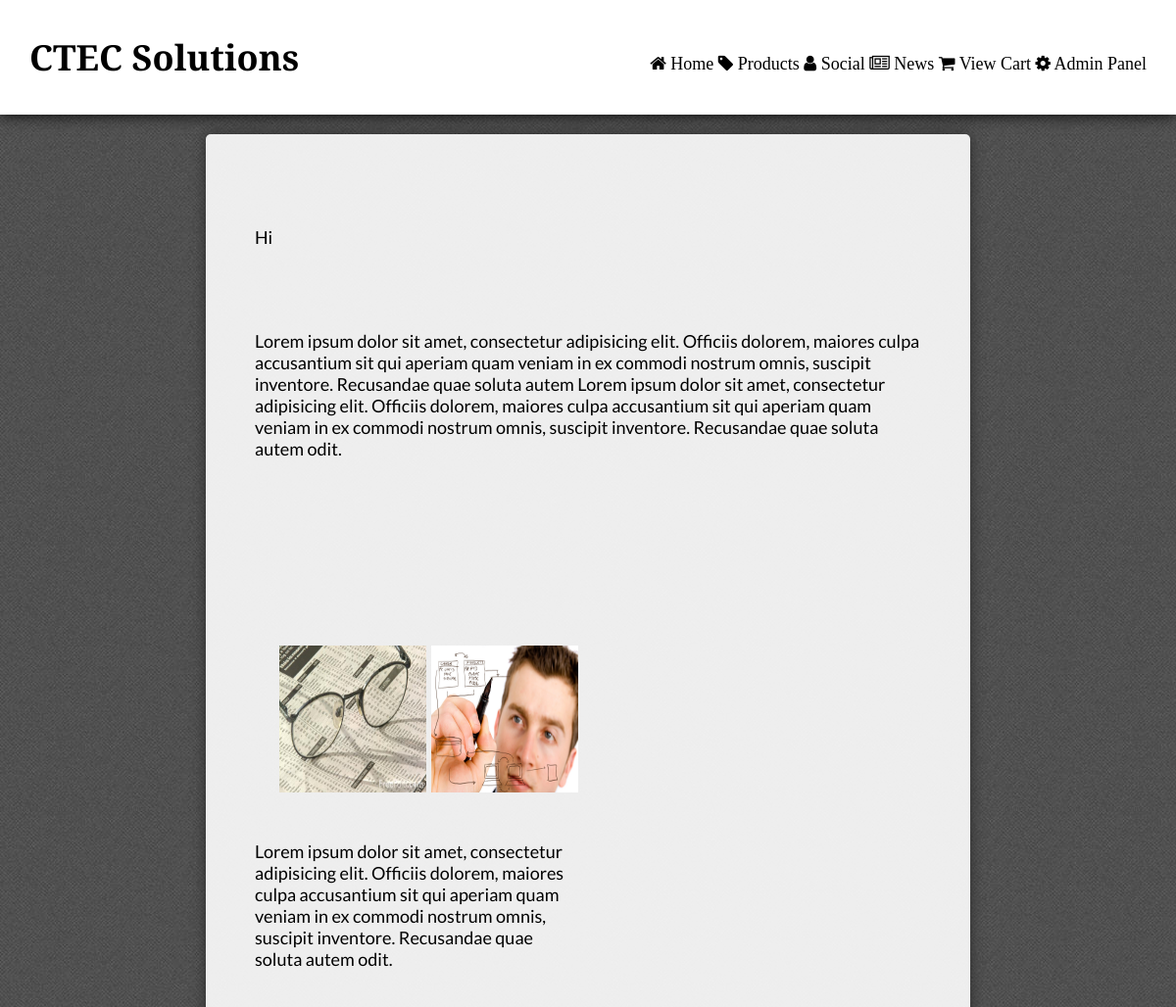
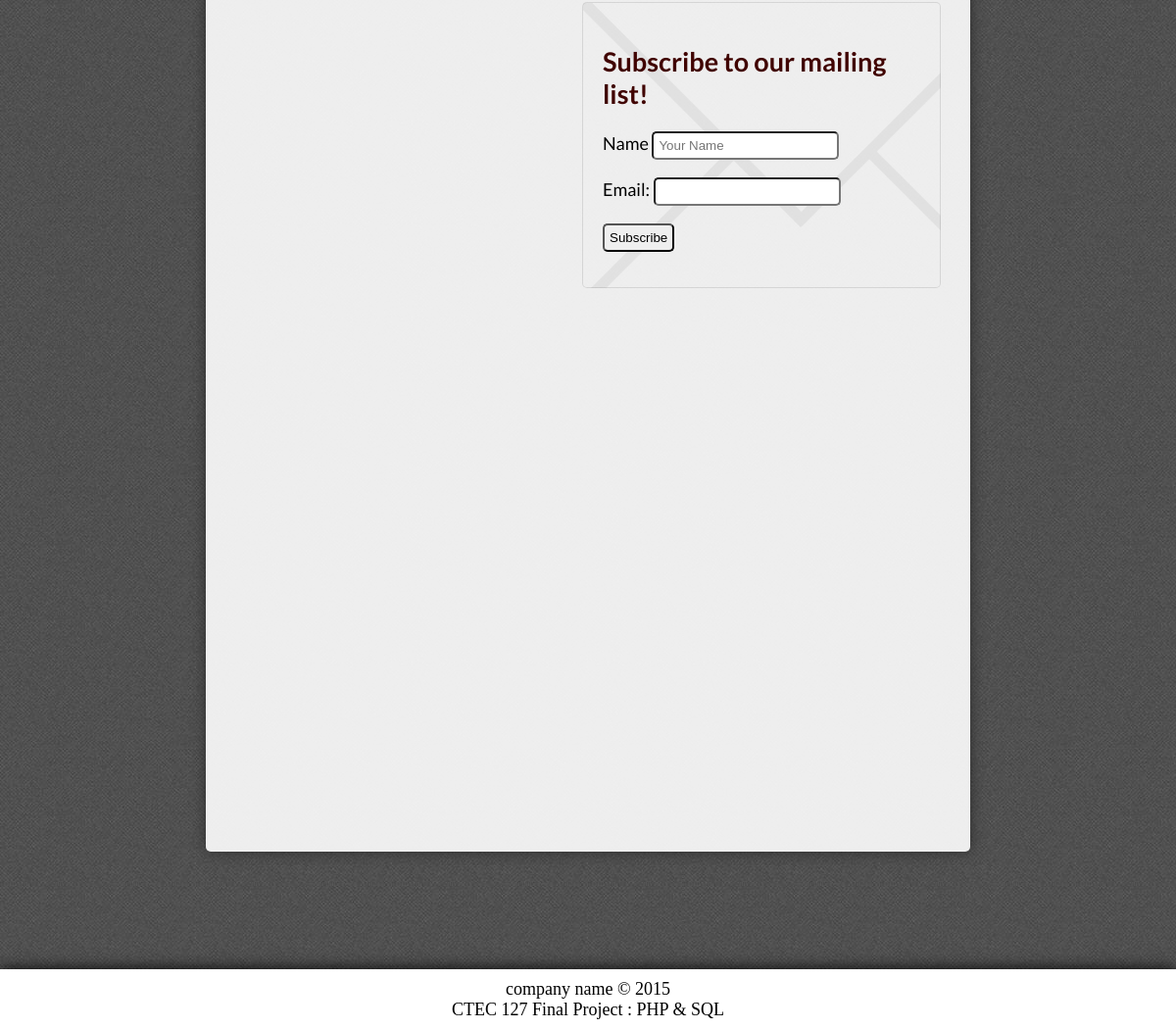
The app's page /home.php with its own data (2 pictures, top to bottom).
### tables this page shows
CREATE TABLE IF NOT EXISTS `home_page_content` (
  `id` int(11) NOT NULL,
  `content` varchar(900) NOT NULL
);

### home.php (the view, shortened to what this page needs)
<?php include("inc/header.php");  ?>
 <?php
if($admin!=1){
    ?> <div id="page"> <?php
}else{
?> <div class="admin_page"> <?php
}
?>
<section class="full">
<br/>
<br/>
<?php
$q1 = "SELECT * FROM home_page_content WHERE id=1 LIMIT 1";
$r1 = @mysqli_query ($connection, $q1);
if($r1){
foreach($r1 as $row){
    if($admin==1){
    echo "
    <form action=\"edit.php?home=".$row['id']."\">
    <textarea name=\"content\" value=\"".$row['content']."\" rows=\"10\" cols=\"100\">".$row['content']."</textarea>
    <input type=\"hidden\" name=\"section_id\" value=\"".$row['id']."\">
    <input type=\"submit\" name=\"home\" value=\"Submit\">
    </form>";
      }else{
    echo $row['content'];
}
}
}
?></section>
<section class="full">
<br/>
<br/>
<?php
$q2 = "SELECT * FROM home_page_content WHERE id=2 LIMIT 1";
$r2 = @mysqli_query ($connection, $q2);
if($r2){
foreach($r2 as $row){
    if($admin==1){
    echo "
    <form action=\"edit.php?home=".$row['id']."\">
    <textarea name=\"content\" value=\"".$row['content']."\" rows=\"10\" cols=\"100\">".$row['content']."</textarea>
    <input type=\"hidden\" name=\"section_id\" value=\"".$row['id']."\">
    <input type=\"submit\" name=\"home\" value=\"Submit\">
    </form>";
      }else{
    echo $row['content'];
}
}
}
?></section>
<section class="left">
<?php
$img4 = "SELECT * FROM home_page_content WHERE id=4 LIMIT 1";
$result4 = @mysqli_query ($connection, $img4);
if($result4){
foreach($result4 as $row){
    echo "<section class=\"half\">
    <img src=\"".$row['content']."\" title=\"home_image_4\"/>
</section>";
}
}
?>
<?php
$img5 = "SELECT * FROM home_page_content WHERE id=5 LIMIT 1";
$result5 = @mysqli_query ($connection, $img5);
if($result5){
foreach($result5 as $row){
    echo "<section class=\"half\">
    <img src=\"".$row['content']."\" title=\"home_image_5\"/>
</section>";
}
}
    ?>
<section class="small_full">
<br/>
<br/>
<?php
$q3 = "SELECT * FROM home_page_content WHERE id=3 LIMIT 1";
$r3 = @mysqli_query ($connection, $q3);
if($r3){
foreach($r3 as $row){
    if($admin==1){
    echo "
    <form action=\"edit.php?home=".$row['id']."\">
    <textarea name=\"content\" value=\"".$row['content']."\" rows=\"10\" cols=\"40\">".$row['content']."</textarea>
    <input type=\"hidden\" name=\"section_id\" value=\"".$row['id']."\">
    <input type=\"submit\" name=\"home\" value=\"Submit\">
    </form>";
      }else{
    echo $row['content'];
}
}
}
?>
</section>
</section>
<section id="mailing_list"  class="right">
    <h2>Subscribe to our mailing list!</h2>
    <form action="new_subscription.php" method="post">
       <p>Name <input type="text" name="name" value="" placeholder="Your Name">    </p>
    <p id="u-error">Email:
        <input type="text" name="email" id="email" value="" />
      </p>
        <input type="submit" name="submit" value="Subscribe">
    </form>
    </section>
</div>
<?php include("inc/footer.php"); ?>

### css/style.css (style rules this page uses)
body { background-image: url(../img/tweed.JPG); padding: 0; margin: 0; font-size: 18px; font-family: 'Lato', sans-serif; }
#mailing_list { background-image: url(../img/mail_background.png); border: 1px solid rgba(0,0,0,.1); border-radius: 5px; }
h2 { color: #400300; }
input { border-radius: 5px; padding: 5px; }
.full { width: 95%; margin: 0 auto; clear: both; padding: 20px; min-height: 50px; height: auto; }
.small_full { margin: 0 auto; margin-bottom: 20px; margin-top: 20px; clear: both; min-height: 150px; }
.right { float: right; width: 45%; padding: 20px; min-height: 250px; }
.left { float: left; width: 45%; padding: 20px; min-height: 250px; }
.half { float: left; width: 40%; margin-left: 25px; height: 150px; margin-bottom: 5px; }
.half img { width: 150px; height: 150px; }
#page, .admin_page { background: rgba(255,255,255,.9); border-radius: 5px; padding: 30px; margin-bottom: 120px; max-width: 1100px; margin: 0 auto; width: 60%; min-height: 1700px; height: auto; box-shadow: 0 0 15px #2C2C2C; }

### records on screen
home_page_content: content "Hi"
home_page_content: content "Lorem ipsum dolor sit amet, consectetur adipisicing elit. Officiis dolorem, maiores culpa accusantium sit qui aperiam quam veniam in ex commodi nostrum omnis, suscipit inventore. Recusandae quae soluta autem Lorem ipsum dolor sit amet, consectetur adipisicing elit. Officiis dolorem, maiores culpa accusantium sit qui aperiam quam veniam in ex commodi nostrum omnis, suscipit inventore. Recusandae quae soluta autem odit."
home_page_content: content (picture)
home_page_content: content (picture)
home_page_content: content "Lorem ipsum dolor sit amet, consectetur adipisicing elit. Officiis dolorem, maiores culpa accusantium sit qui aperiam quam veniam in ex commodi nostrum omnis, suscipit inventore. Recusandae quae soluta autem odit."
